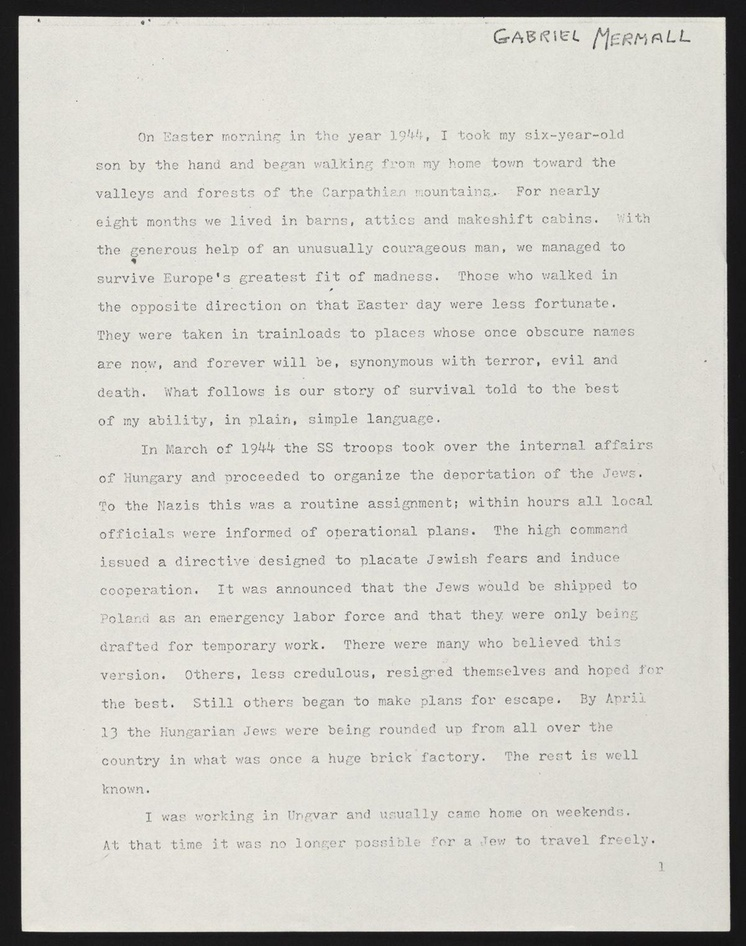
#> input picture data/raw/page_01.jpg, 746 x 946 px, shrunk from 1200 x 1522 before the run
$ python main.py   (older library calls are emulated)
#> lines starting #> are read from the running program, lines starting #| are printed output that depends on the picture; after the words box and inside, x2 and y2 are one past the last pixel; in counts of white or black regions, pixels touching at a corner belong together
### src/pre_processing.py
# Import Libraries and Function in Programm
import cv2   # OpenCV for Computer Vision
import numpy as np
from matplotlib import pyplot as plt

class PreProcessingPhase:
    def __init__(self, data):
        self.data = data

        # Load image (Always required)
        # self.invoice_sample = "./../data/raw/invoice_sample.png"
        # self.invoice_sample = "./../data/raw/noisy_gray.png"
        # self.invoice_sample = "./../data/raw/page_01_rotated_01.jpg"tilt_image.jpeg
        self.invoice_sample = "./../data/raw/page_01.jpg"

        self.image = cv2.imread(self.invoice_sample)

    # =================================================================================
    # STEP-I: Convert Image to Grayscale Image | Convert to grayscale (Usually required)
    # =================================================================================
    def Convert_To_Grayscale(self):
        self.gray_image = cv2.cvtColor(self.image, cv2.COLOR_BGR2GRAY)

        cv2.imwrite("./../data/outputs/gray_image.png", self.gray_image)

        return self.gray_image

    # =================================================================================
    # https://becominghuman.ai/how-to-automatically-deskew-straighten-a-text-image-using-opencv-a0c30aed83df
    # STEP-II: Calculate skew angle of an image
    # =================================================================================
    def getSkewAngle(self, cvImage) -> float:
        # gray = cv2.cvtColor(cvImage, cv2.COLOR_BGR2GRAY)
        blur = cv2.GaussianBlur(cvImage, (9, 9), 0)
        thresh = cv2.threshold(
            blur, 0, 255, cv2.THRESH_BINARY_INV + cv2.THRESH_OTSU
        )[1]

        kernel = cv2.getStructuringElement(cv2.MORPH_RECT, (30, 5))
        dilate = cv2.dilate(thresh, kernel, iterations=2)


        contours, _ = cv2.findContours(
            dilate, cv2.RETR_LIST, cv2.CHAIN_APPROX_SIMPLE
        )

        contours = sorted(contours, key=cv2.contourArea, reverse=True)
        largestContour = contours[0]

        (center, (w, h), angle) = cv2.minAreaRect(largestContour)

        # 🔥 THIS IS THE FIX
        if w < h:
            angle = (angle + 90)

            # 🔥 Normalize angle range
            if angle < -90:
                angle += 180
            elif angle > 90:
                angle -= 180

        print(f"Detected skew angle === : {angle}")
        return -angle

    # =================================================================================
    # Rotate the image around its center
    # =================================================================================
    def rotateImage(self, binary_image, angle: float):
        newImage = binary_image.copy()
        (h, w) = newImage.shape[:2]
        center = (w // 2, h // 2)
        M = cv2.getRotationMatrix2D(center, angle, 1.0)
        newImage = cv2.warpAffine(newImage, M, (w, h), flags=cv2.INTER_CUBIC, borderMode=cv2.BORDER_REPLICATE)
        return newImage

    # Deskew image
    def deskew(self, cvImage):
        angle = self.getSkewAngle(cvImage)
        return self.rotateImage(cvImage, -1.0 * angle)

    # Deskewing — only if document is skewed
    def Deskewing(self):
        # deskewing_coords = cv2.findNonZero(self.binary_image)
        # deskewing_angle = cv2.minAreaRect(deskewing_coords)[-1]
        self.rotated_angle = self.getSkewAngle(self.gray_image)

        if self.rotated_angle == 0:
            print(f"No Needt to Rotat the Image || the image angle is => {self.rotated_angle}")
            self.rotated_fixed_image = self.gray_image
            cv2.imwrite("./../data/outputs/rotated_fixed_image.png", self.rotated_fixed_image)

            return self.rotated_fixed_image

        else:
            print(f"Processing for Deskwing | The Image Angle is => {self.rotated_angle}")

            # Not apply deskew
            self.rotated_fixed_image = self.deskew(self.gray_image)

            # Save Deskive image
            cv2.imwrite("./../data/outputs/rotated_fixed_image.png", self.rotated_fixed_image)


    # =================================================================================
    # STEP-III: Remove Border from Grayscale Image
    # =================================================================================
    # def RemoveBorderImage(self):
    #     # 1️⃣ Area Coverage Check (MOST IMPORTANT)
    #     self.img_area = self.rotated_fixed_image.shape[0] * self.rotated_fixed_image.shape[1]
    #     self.contour_area = cv2.contourArea(self.rotated_fixed_image)
    #     self.area_ratio = self.contour_area / self.img_area

    #     # 2️⃣ Touching Image Edges Check

    #     # 3️⃣ Aspect Ratio Similarity

    #     # 4️⃣ Border Thickness (Optional but Strong)

    #     # Add Condition here for applying border Removing or NOT
    #     if case1 and case2 and case3 and case4:
    #         # apply border removing method

    #     else:
    #         # dont apply border removing method

    def RemoveBorderImage(self, image):
        """
        Returns True if a page-like border is detected, else False
        """
        image = self.rotated_fixed_image
        H, W = image.shape[:2]

        # Ensure binary image for contour detection
        if len(image.shape) == 3:
            gray = cv2.cvtColor(image, cv2.COLOR_BGR2GRAY)
        else:
            gray = image

        _, binary = cv2.threshold(
            gray, 0, 255, cv2.THRESH_BINARY + cv2.THRESH_OTSU
        )

        contours, _ = cv2.findContours(
            binary, cv2.RETR_EXTERNAL, cv2.CHAIN_APPROX_SIMPLE
        )

        # No contours → no border
        if not contours:
            return image

        # Largest contour (possible border)
        cnt = max(contours, key=cv2.contourArea)

        # ---------------------------
        # 1️⃣ Area Coverage Check
        # ---------------------------
        img_area = H * W
        cnt_area = cv2.contourArea(cnt)
        area_ratio = cnt_area / img_area

        case1 = area_ratio > 0.80

        # ---------------------------
        # 2️⃣ Touching Image Edges
        # ---------------------------
        x, y, w, h = cv2.boundingRect(cnt)

        case2 = (
            x <= 5 or y <= 5 or
            x + w >= W - 5 or
            y + h >= H - 5
        )

        # ---------------------------
        # 3️⃣ Aspect Ratio Similarity
        # ---------------------------
        cnt_ratio = w / h
        img_ratio = W / H

        case3 = abs(cnt_ratio - img_ratio) < 0.20

        # ---------------------------
        # 4️⃣ Border Thickness
        # ---------------------------
        perimeter = cv2.arcLength(cnt, True)
        thickness = cnt_area / (perimeter + 1e-5)

        case4 = thickness < min(H, W) * 0.05

        # ---------------------------
        # Final Decision
        # ---------------------------
        if case1 and case2 and case3 and case4:
            # APPLY BORDER REMOVAL
            cropped = image[y:y+h, x:x+w]
            return cropped

        # NO BORDER → RETURN ORIGINAL
        return image


    def call_remove_border(self):
        output = self.RemoveBorderImage(self.rotated_fixed_image)
        print(f"output output output output ========> {output}")


    # =================================================================================
    # STEP-III: Remove Noise from Gray Image || Noise removal — only if needed
    # =================================================================================
    # [61 lines left out: functions Noise_Removal, Thresholding_binarization, not called in this run]


    # =================================================================================
    # STEP-IV: Erosion and Dilation — only if needed
    # =================================================================================
    """
        Erosion:
          - Erosion shrinks the white regions (foreground) in a binary image. It reduces the size of the objects in the image.
        Dilation:
          - Dilation expands the white regions (foreground) in a binary image. It increases the size of the object in the image.
    """
    # [16 lines left out: function Erosion_Dilation, not called in this run]

### src/main.py
from pre_processing import PreProcessingPhase


def main():
    # Create object of PreProcessingPhase
    pre_process = PreProcessingPhase(data = None)
#> in __init__, self.image is the input picture: shape (946, 746, 3); mean B, G, R 197.6, 204, 205.2


    # ----------------------------------------------------------
    # ----------------- Call All Function Here -----------------
    # ----------------------------------------------------------

    pre_process.Convert_To_Grayscale()

    pre_process.Deskewing()
#> in getSkewAngle, `blur = cv2.GaussianBlur(cvImage, (9, 9), 0)`:
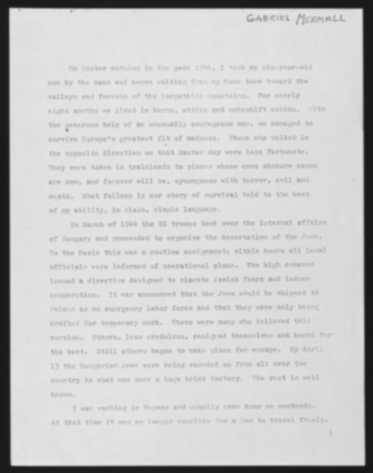
#> blur: shape (946, 746) (shown at 1/2 size); min 20, max 230, mean 203.6
#> in getSkewAngle, `thresh = cv2.threshold( blur, 0, 255, cv2.THRESH_BINARY_INV + cv2.THRE..`:
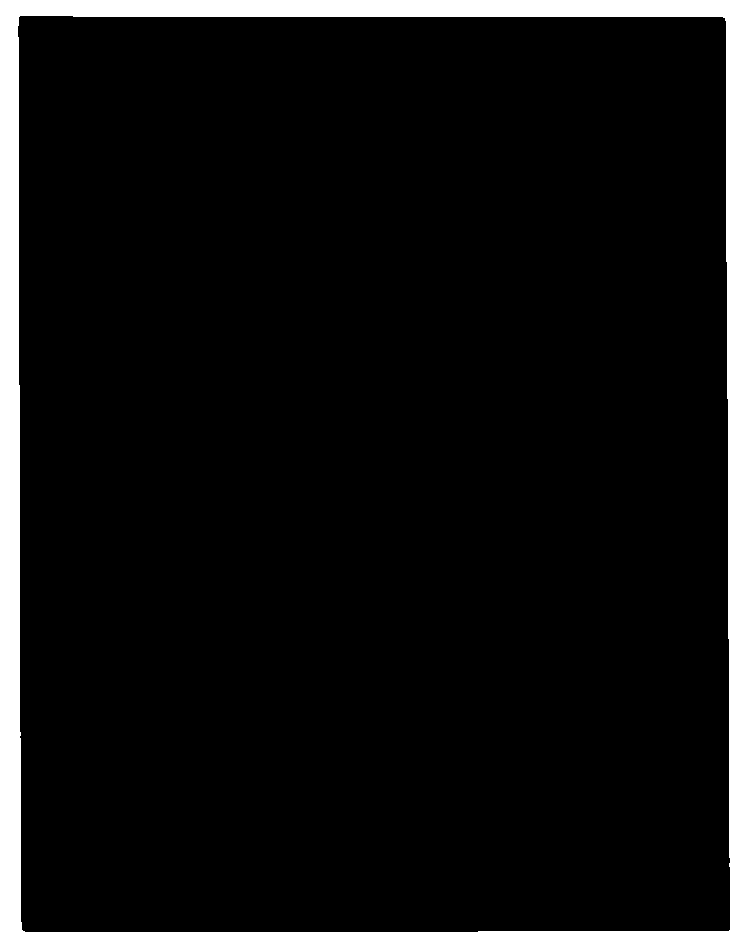
#> thresh: shape (946, 746); 8.2% white; 1 white region, box (x1, y1, x2, y2) and area: (0, 0, 746, 946) 58199
#> in getSkewAngle, `dilate = cv2.dilate(thresh, kernel, iterations=2)`:
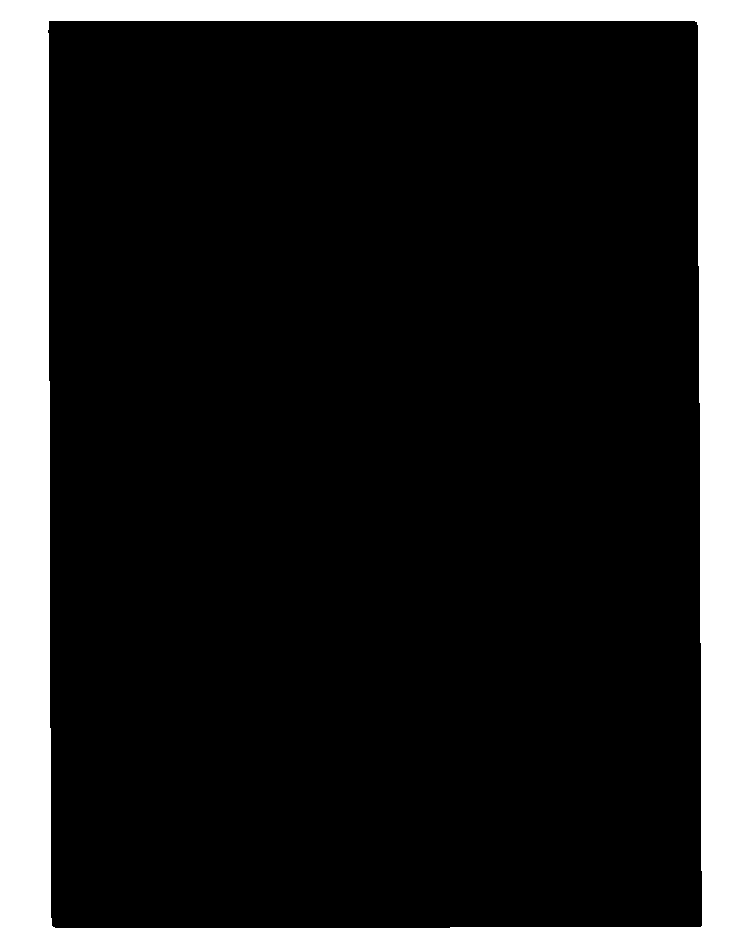
#> dilate: shape (946, 746); 16.5% white; 1 white region
#> in getSkewAngle, `contours, _ = cv2.findContours( dilate, cv2.RETR_LIST, cv2.CHAIN_APPRO..`: contours = 2 contours; box (x1, y1, x2, y2) and area: (0, 0, 746, 946) 704025, (47, 20, 703, 929) 590708
#> in getSkewAngle, `largestContour = contours[0]`: largestContour = [[0, 0], [0, 945], [745, 945], [745, 0]]
#> in getSkewAngle, `(center, (w, h), angle) = cv2.minAreaRect(largestContour)`: center = (372.5, 472.5); w = 945; h = 745; angle = -90
#| Detected skew angle === : -90.0
#> in Deskewing, `self.rotated_angle = self.getSkewAngle(self.gray_image)`: self.rotated_angle = 90
#| Processing for Deskwing | The Image Angle is => 90.0
#| Detected skew angle === : -90.0
#> in rotateImage, `newImage = cv2.warpAffine(newImage, M, (w, h), flags=cv2.INTER_CUBIC, ..`:
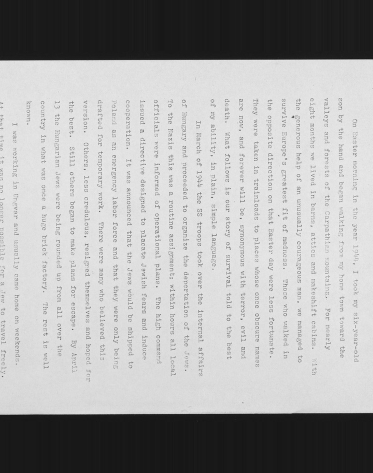
#> newImage: shape (946, 746) (shown at 1/2 size); min 16, max 253, mean 170.2

    pre_process.call_remove_border()
#> in RemoveBorderImage, `_, binary = cv2.threshold( gray, 0, 255, cv2.THRESH_BINARY + cv2.THRES..`:
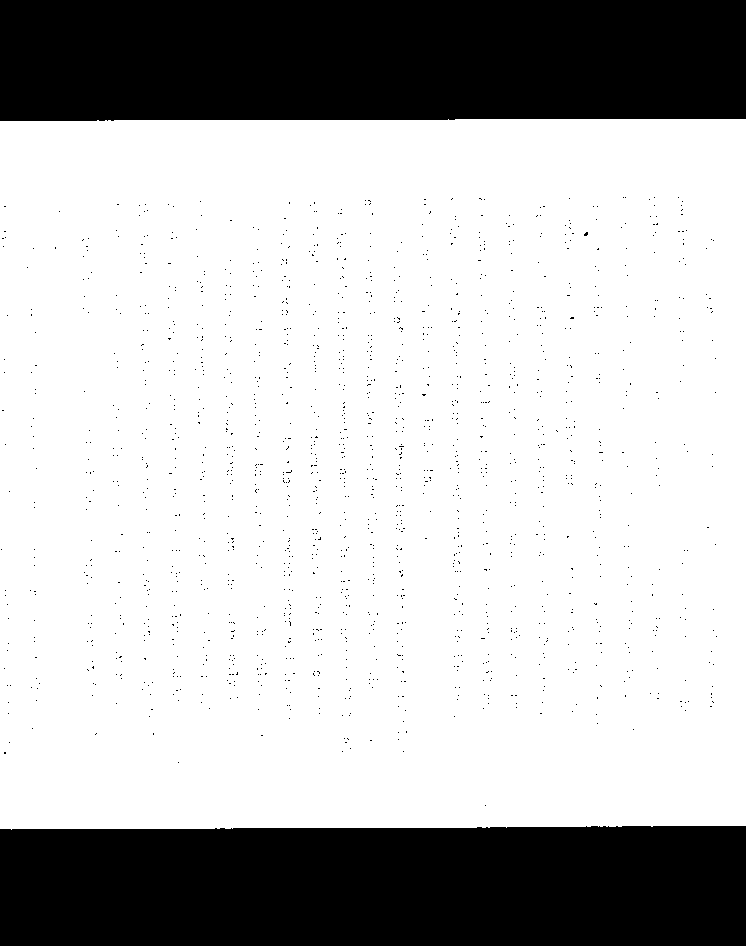
#> binary: shape (946, 746); 74.5% white; 1596 black regions (1594 under 20 px)
#> in RemoveBorderImage, `contours, _ = cv2.findContours( binary, cv2.RETR_EXTERNAL, cv2.CHAIN_A..`: contours = 1 contour; box (x1, y1, x2, y2) and area: (0, 119, 746, 830) 526728
#> in RemoveBorderImage, `cnt = max(contours, key=cv2.contourArea)`: cnt = contour of 76 points, box (x1, y1, x2, y2) (0, 119, 746, 830), area 526728
#> in RemoveBorderImage, `cnt_area = cv2.contourArea(cnt)`: cnt_area = 526727.5
#> in RemoveBorderImage, `area_ratio = cnt_area / img_area`: area_ratio = 0.746
#> in RemoveBorderImage, `case1 = area_ratio > 0.80`: case1 = False
#> in RemoveBorderImage, `x, y, w, h = cv2.boundingRect(cnt)`: x = 0; y = 119; w = 746; h = 711
#> in RemoveBorderImage, `case2 = ( x <= 5 or y <= 5 or x + w >= W - 5 or y + h >= H - 5 )`: case2 = True
#> in RemoveBorderImage, `cnt_ratio = w / h`: cnt_ratio = 1.05
#> in RemoveBorderImage, `case3 = abs(cnt_ratio - img_ratio) < 0.20`: case3 = False
#> in RemoveBorderImage, `perimeter = cv2.arcLength(cnt, True)`: perimeter = 2920
#> in RemoveBorderImage, `thickness = cnt_area / (perimeter + 1e-5)`: thickness = 180.4
#> in RemoveBorderImage, `case4 = thickness < min(H, W) * 0.05`: case4 = False
#> (printed output is left out)

    # pre_process.Noise_Removal()

    # pre_process.Thresholding_binarization()

    # pre_process.Erosion_Dilation()


if __name__ == "__main__":
    main()

$ run again, with data/raw/page_01_rotated_01.jpg copied over data/raw/page_01.jpg
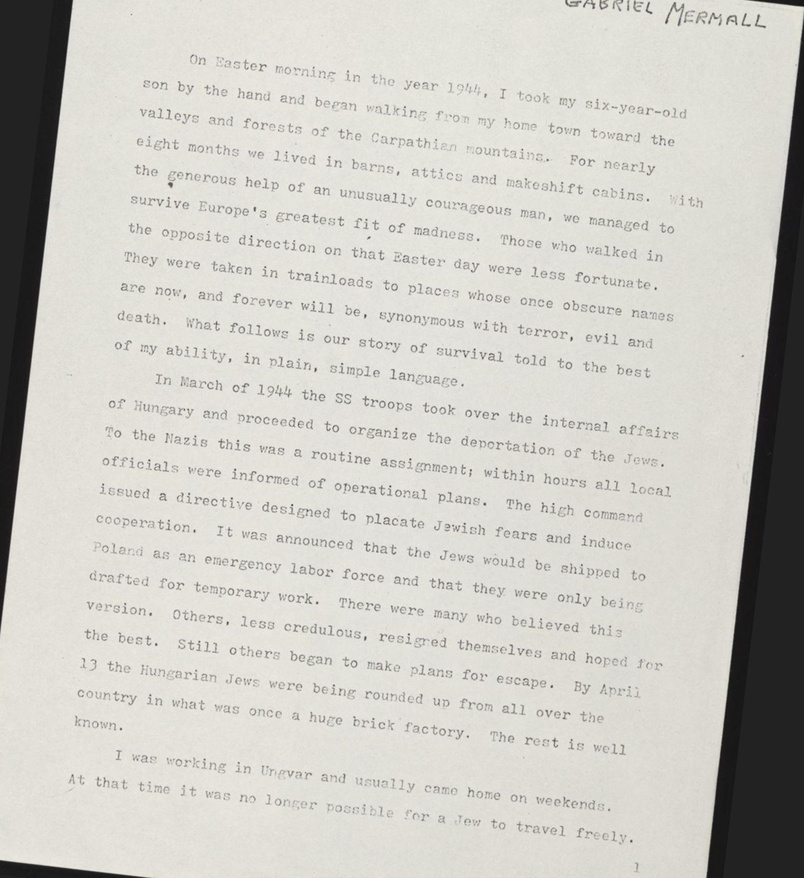
#> input picture data/raw/page_01_rotated_01.jpg, 804 x 878 px, shrunk from 1595 x 1742 before the run
#> in __init__, self.image is the input picture: shape (878, 804, 3); mean B, G, R 195.6, 201.7, 203.1
#> in getSkewAngle, `thresh = cv2.threshold( blur, 0, 255, cv2.THRESH_BINARY_INV + cv2.THRE..`:
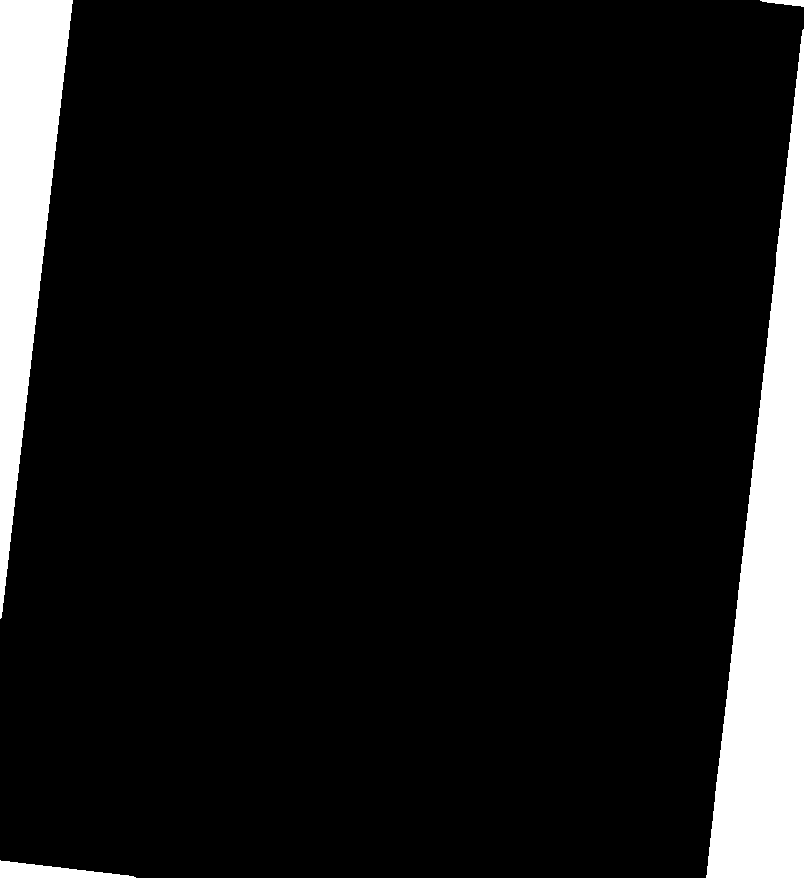
#> thresh: shape (878, 804); 9.5% white; 4 white regions, box (x1, y1, x2, y2) and area: (706, 29, 804, 878) 42312, (0, 0, 73, 619) 23091, (0, 860, 136, 878) 1306, (760, 0, 804, 7) 187
#> dilate: shape (878, 804); 15.8% white; 4 white regions
#> in getSkewAngle, `contours, _ = cv2.findContours( dilate, cv2.RETR_LIST, cv2.CHAIN_APPRO..`: contours = 4 contours; box (x1, y1, x2, y2) and area: (678, 25, 804, 878) 65658, (0, 0, 103, 623) 41384, (0, 856, 166, 878) 2332, (732, 0, 804, 11) 592
#> largestContour = contour of 197 points, box (x1, y1, x2, y2) (678, 25, 804, 878), area 65658
#> in getSkewAngle, `(center, (w, h), angle) = cv2.minAreaRect(largestContour)`: center = (740.5, 451); w = 852; h = 125; angle = -90
#| Detected skew angle === : -90.0
#> self.rotated_angle = 90
#| Processing for Deskwing | The Image Angle is => 90.0
#| Detected skew angle === : -90.0
#> in RemoveBorderImage, `_, binary = cv2.threshold( gray, 0, 255, cv2.THRESH_BINARY + cv2.THRES..`:
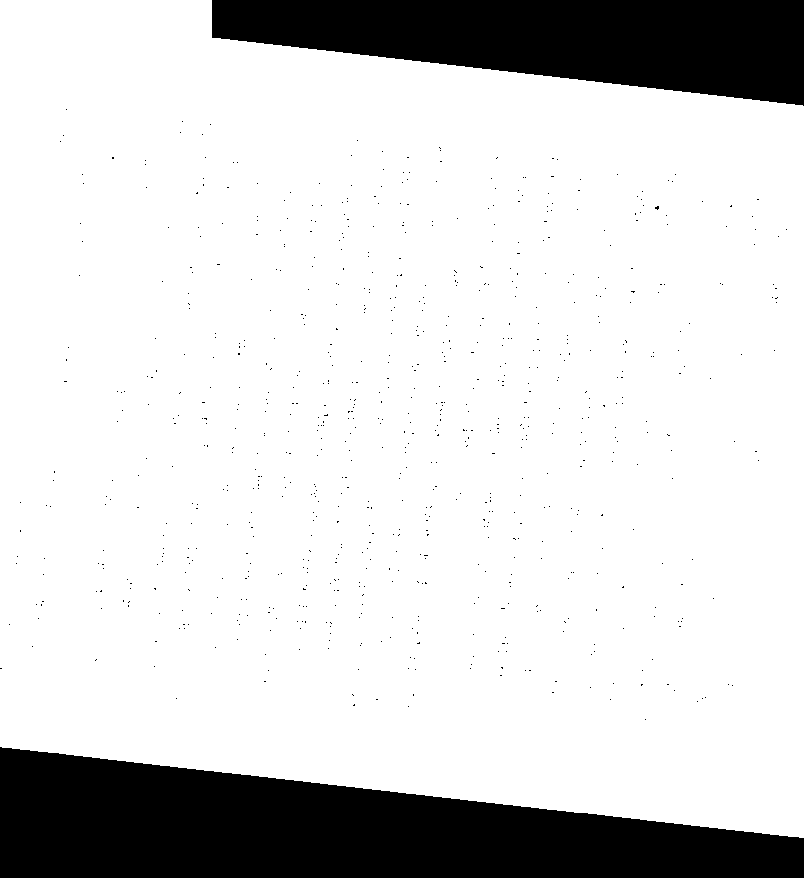
#> binary: shape (878, 804); 84.2% white; 785 black regions (783 under 20 px)
#> in RemoveBorderImage, `contours, _ = cv2.findContours( binary, cv2.RETR_EXTERNAL, cv2.CHAIN_A..`: contours = 1 contour; box (x1, y1, x2, y2) and area: (0, 0, 804, 838) 593511
#> cnt = contour of 329 points, box (x1, y1, x2, y2) (0, 0, 804, 838), area 593511
#> cnt_area = 593511
#> area_ratio = 0.841
#> case1 = True
#> in RemoveBorderImage, `x, y, w, h = cv2.boundingRect(cnt)`: x = 0; w = 804; h = 838
#> case2 = True
#> cnt_ratio = 0.959
#> case3 = True
#> perimeter = 3189.1
#> thickness = 186.1
#> case4 = False
#> (printed output is left out)
